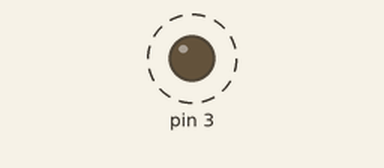
A program run on a simulated Raspberry Pi (header pin numbers). On the bench: output pins drawn as LEDs (lit = HIGH). Dashed ring = blinking.

Above: at 0.2 s.
Timing chart, 0 to 3.0 s (numbered marks = the images above):
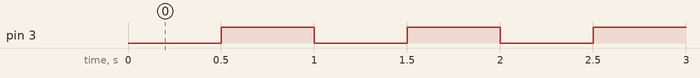

The program:

led.py
```python
import RPi.GPIO as GPIO
import time
#These are Connector P1 pins #
GPIO.setmode(GPIO.BOARD)
GPIO.setwarnings(False)
GPIO.setup(3, GPIO.OUT, initial=GPIO.LOW)

while True:
    time.sleep(0.5)
    if GPIO.input(3) == True:
        GPIO.output(3, False) # Drive Low
    else:
        GPIO.output(3,True)
```

Measured:
- by itself, pin 3: alternates HIGH for 0.50 s and LOW for 0.50 s
